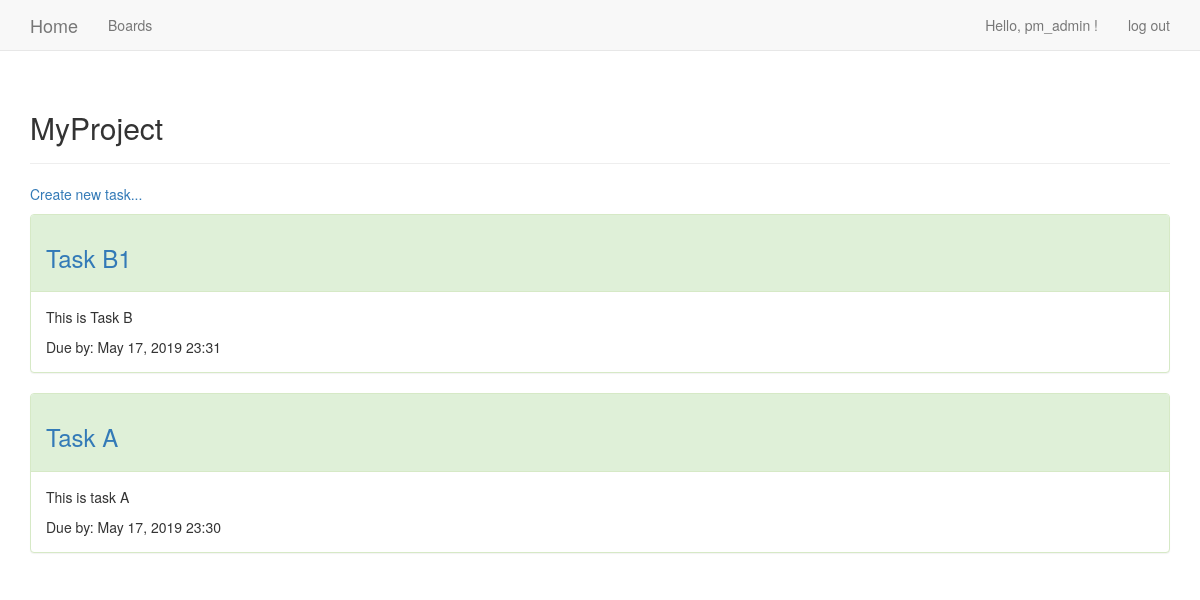
The page /projects/1/ (signed in) on the database as committed earlier.
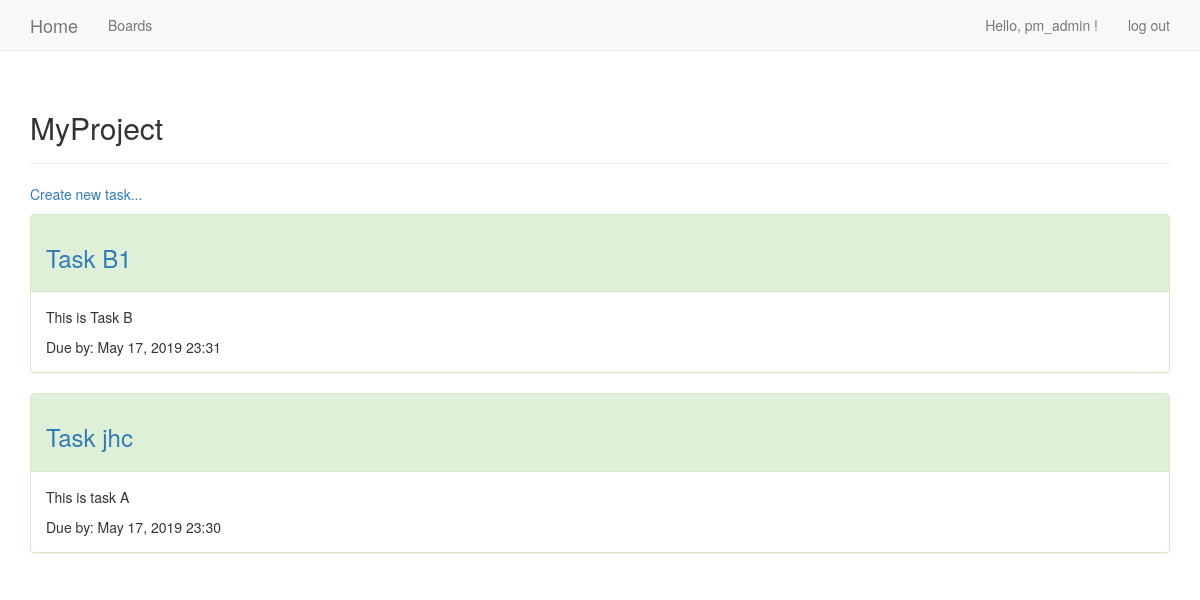
The same page on the database as committed later.
### proj_tasks/models.py (models this page shows, shortened)
class Task(models.Model):
	ToDo = 'To_Do'
	InProgress ='In_Progress'
	Done='Done'
	task_status_choices = ((ToDo, 'To-Do'),(InProgress, 'In-Progress'),(Done, 'Done'),)
	project = models.ForeignKey(Project, on_delete=models.CASCADE)
	task_header = models.CharField(max_length=200)
	task_Description = models.TextField()
	date_added = models.DateTimeField(auto_now_add = True)
	due_date = models.DateTimeField()
	task_status = models.CharField(max_length= 15, choices=task_status_choices, default=ToDo)
	attachments = models.FileField(upload_to='uploads/%Y/%m/%d/', blank=True)
	owner = models.ForeignKey(User, on_delete=models.CASCADE)

### proj_tasks/views.py (the view)
# urls.py: path('projects/<int:project_id>/', views.project, name='project'),
@login_required
def project(request, project_id):
    project = get_object_or_404(Project, id=project_id)
    if project.owner != request.user:
        raise Http404
    tasks = project.task_set.order_by('-date_added')
    context = {'project': project, 'tasks': tasks}
    return render(request, 'proj_tasks/project.html', context)

### proj_tasks/models.py (called while the page is built)
	def __str__(self):
		return self.project

### proj_tasks/templates/proj_tasks/project.html (shortened to what this page needs)
{% extends 'proj_tasks/base.html' %}
{% block header %}
  <h2>{{ project }}</h2>
{% endblock header %}
{% block content %}
  <p>
    <a href="{% url 'proj_tasks:new_task' project.id %}">Create new task...</a>
  </p>
  {% for task in tasks %}
      {% if task.task_status == "To_Do" %}
		<div class="panel panel-success">
		  <div class="panel-heading">
			<h3>
			  <a href="{% url 'proj_tasks:edit_task' task.id %}" >{{ task.task_header }}
			  </a>
			</h3>
		  </div>
		  <div class="panel-body">
			{{ task.task_Description|linebreaks }}
 			Due by: {{ task.due_date|date:'M d, Y H:i' }}
		  </div>
		</div>
		{% endif %}
  {% empty %}
    There are no entries for this topic yet.
  {% endfor %}
{% endblock content %}

Rows that differ between the two databases and show on the page:
changed Task "This is task A": task_header "Task A" → "Task jhc"
